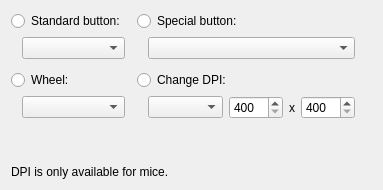
     <widget class="QWidget" name="mouseTab">
      <attribute name="title">
       <string>Mouse</string>
      </attribute>
      <layout class="QGridLayout" name="gridLayout">
       <item row="3" column="3" colspan="5">
        <widget class="QRadioButton" name="dpiButton">
         <property name="text">
          <string>Change DPI:</string>
         </property>
         <property name="autoExclusive">
          <bool>false</bool>
         </property>
        </widget>
       </item>
       <item row="5" column="1">
        <spacer name="verticalSpacer_2">
         <property name="orientation">
          <enum>Qt::Vertical</enum>
         </property>
         <property name="sizeHint" stdset="0">
          <size>
           <width>20</width>
           <height>40</height>
          </size>
         </property>
        </spacer>
       </item>
       <item row="2" column="1">
        <spacer name="verticalSpacer_8">
         <property name="orientation">
          <enum>Qt::Vertical</enum>
         </property>
         <property name="sizeType">
          <enum>QSizePolicy::Fixed</enum>
         </property>
         <property name="sizeHint" stdset="0">
          <size>
           <width>20</width>
           <height>5</height>
          </size>
         </property>
        </spacer>
       </item>
       <item row="1" column="0">
        <spacer name="horizontalSpacer_18">
         <property name="orientation">
          <enum>Qt::Horizontal</enum>
         </property>
         <property name="sizeType">
          <enum>QSizePolicy::Fixed</enum>
         </property>
         <property name="sizeHint" stdset="0">
          <size>
           <width>5</width>
           <height>20</height>
          </size>
         </property>
        </spacer>
       </item>
       <item row="1" column="3">
        <spacer name="horizontalSpacer_20">
         <property name="orientation">
          <enum>Qt::Horizontal</enum>
         </property>
         <property name="sizeType">
          <enum>QSizePolicy::Fixed</enum>
         </property>
         <property name="sizeHint" stdset="0">
          <size>
           <width>5</width>
           <height>20</height>
          </size>
         </property>
        </spacer>
       </item>
       <item row="1" column="4" colspan="4">
        <widget class="QComboBox" name="mb2Box">
         <property name="sizePolicy">
          <sizepolicy hsizetype="Expanding" vsizetype="Fixed">
           <horstretch>0</horstretch>
           <verstretch>0</verstretch>
          </sizepolicy>
         </property>
         <item>
          <property name="text">
           <string/>
          </property>
         </item>
         <item>
          <property name="text">
           <string>4 (Back)</string>
          </property>
         </item>
         <item>
          <property name="text">
           <string>5 (Forward)</string>
          </property>
         </item>
         <item>
          <property name="text">
           <string>6</string>
          </property>
         </item>
         <item>
          <property name="text">
           <string>7</string>
          </property>
         </item>
         <item>
          <property name="text">
           <string>8</string>
          </property>
         </item>
        </widget>
       </item>
       <item row="4" column="4">
        <widget class="QComboBox" name="dpiBox">
         <item>
          <property name="text">
           <string/>
          </property>
         </item>
         <item>
          <property name="text">
           <string>(Up)</string>
          </property>
         </item>
         <item>
          <property name="text">
           <string>(Down)</string>
          </property>
         </item>
         <item>
          <property name="text">
           <string>Sniper</string>
          </property>
         </item>
         <item>
          <property name="text">
           <string>1:</string>
          </property>
         </item>
         <item>
          <property name="text">
           <string>2:</string>
          </property>
         </item>
         <item>
          <property name="text">
           <string>3:</string>
          </property>
         </item>
         <item>
          <property name="text">
           <string>4:</string>
          </property>
         </item>
         <item>
          <property name="text">
           <string>5:</string>
          </property>
         </item>
         <item>
          <property name="text">
           <string>Custom:</string>
          </property>
         </item>
        </widget>
       </item>
       <item row="4" column="7">
        <widget class="QSpinBox" name="dpiCustYBox">
         <property name="minimum">
          <number>400</number>
         </property>
         <property name="maximum">
          <number>8500</number>
         </property>
         <property name="singleStep">
          <number>50</number>
         </property>
        </widget>
       </item>
       <item row="1" column="1">
        <widget class="QComboBox" name="mbBox">
         <property name="sizePolicy">
          <sizepolicy hsizetype="Expanding" vsizetype="Fixed">
           <horstretch>0</horstretch>
           <verstretch>0</verstretch>
          </sizepolicy>
         </property>
         <item>
          <property name="text">
           <string/>
          </property>
         </item>
         <item>
          <property name="text">
           <string>Left</string>
          </property>
         </item>
         <item>
          <property name="text">
           <string>Right</string>
          </property>
         </item>
         <item>
          <property name="text">
           <string>Middle</string>
          </property>
         </item>
        </widget>
       </item>
       <item row="4" column="1">
        <widget class="QComboBox" name="wheelBox">
         <item>
          <property name="text">
           <string/>
          </property>
         </item>
         <item>
          <property name="text">
           <string>Up</string>
          </property>
         </item>
         <item>
          <property name="text">
           <string>Down</string>
          </property>
         </item>
        </widget>
       </item>
       <item row="0" column="0" colspan="2">
        <widget class="QRadioButton" name="mbButton">
         <property name="text">
          <string>Standard button:</string>
         </property>
         <property name="autoExclusive">
          <bool>false</bool>
         </property>
        </widget>
       </item>
       <item row="4" column="5">
        <widget class="QSpinBox" name="dpiCustXBox">
         <property name="minimum">
          <number>400</number>
         </property>
         <property name="maximum">
          <number>8500</number>
         </property>
         <property name="singleStep">
          <number>50</number>
         </property>
        </widget>
       </item>
       <item row="6" column="0" colspan="10">
        <widget class="QLabel" name="dpiWarning">
         <property name="sizePolicy">
          <sizepolicy hsizetype="Preferred" vsizetype="Fixed">
           <horstretch>0</horstretch>
           <verstretch>0</verstretch>
          </sizepolicy>
         </property>
         <property name="text">
          <string>DPI is only available for mice.</string>
         </property>
        </widget>
       </item>
       <item row="3" column="0" colspan="2">
        <widget class="QRadioButton" name="wheelButton">
         <property name="text">
          <string>Wheel:</string>
         </property>
        </widget>
       </item>
       <item row="1" column="8">
        <spacer name="horizontalSpacer_22">
         <property name="orientation">
          <enum>Qt::Horizontal</enum>
         </property>
         <property name="sizeType">
          <enum>QSizePolicy::Fixed</enum>
         </property>
         <property name="sizeHint" stdset="0">
          <size>
           <width>5</width>
           <height>20</height>
          </size>
         </property>
        </spacer>
       </item>
       <item row="0" column="3" colspan="5">
        <widget class="QRadioButton" name="mb2Button">
         <property name="text">
          <string>Special button:</string>
         </property>
         <property name="autoExclusive">
          <bool>false</bool>
         </property>
        </widget>
       </item>
       <item row="4" column="6">
        <widget class="QLabel" name="dpiCustLabel">
         <property name="text">
          <string>x</string>
         </property>
        </widget>
       </item>
       <item row="1" column="2">
        <spacer name="horizontalSpacer_19">
         <property name="orientation">
          <enum>Qt::Horizontal</enum>
         </property>
         <property name="sizeHint" stdset="0">
          <size>
           <width>0</width>
           <height>0</height>
          </size>
         </property>
        </spacer>
       </item>
       <item row="1" column="9">
        <spacer name="horizontalSpacer_21">
         <property name="orientation">
          <enum>Qt::Horizontal</enum>
         </property>
         <property name="sizeHint" stdset="0">
          <size>
           <width>0</width>
           <height>20</height>
          </size>
         </property>
        </spacer>
       </item>
      </layout>
     </widget>
